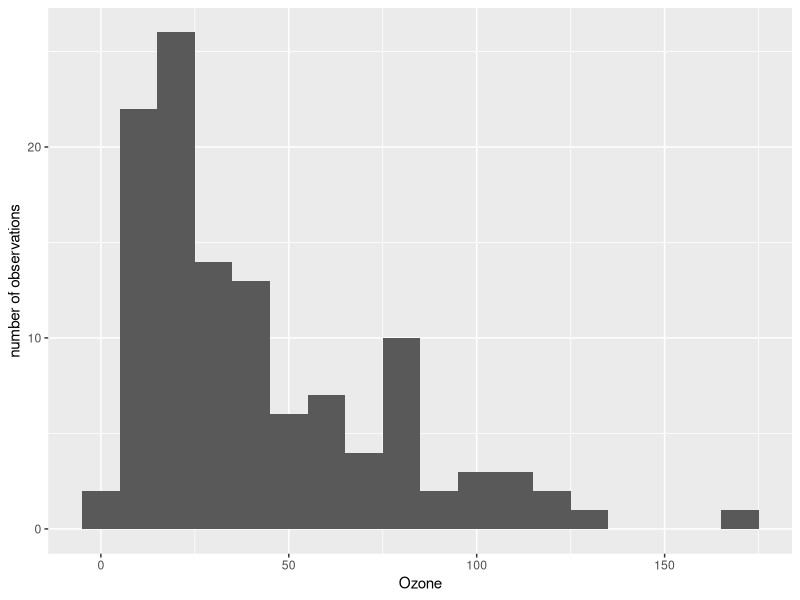
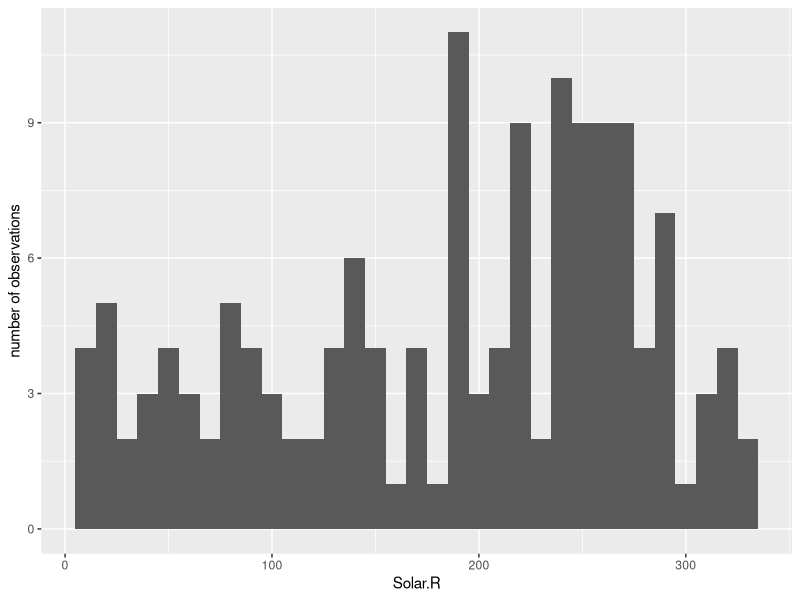
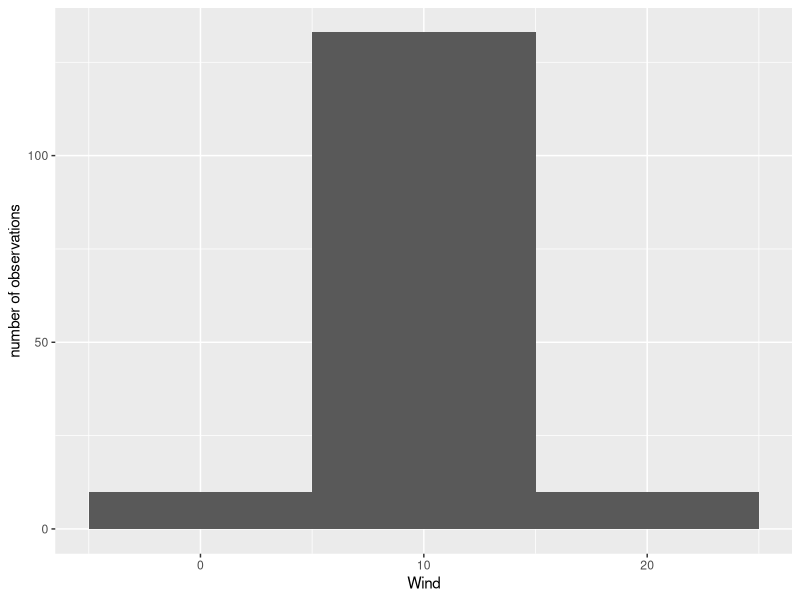
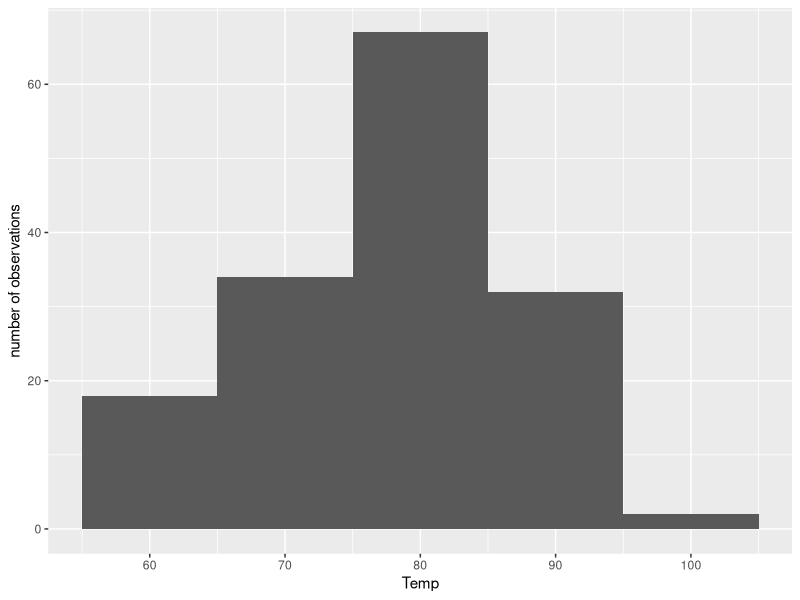
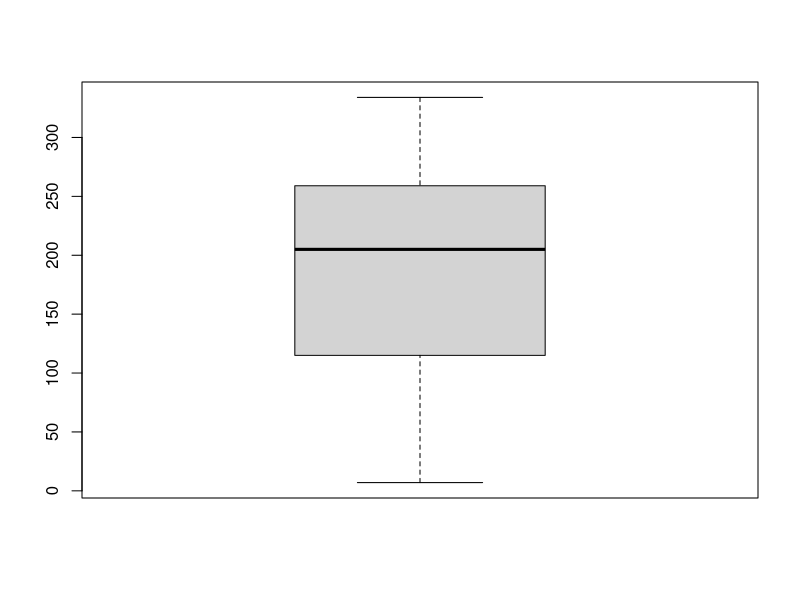
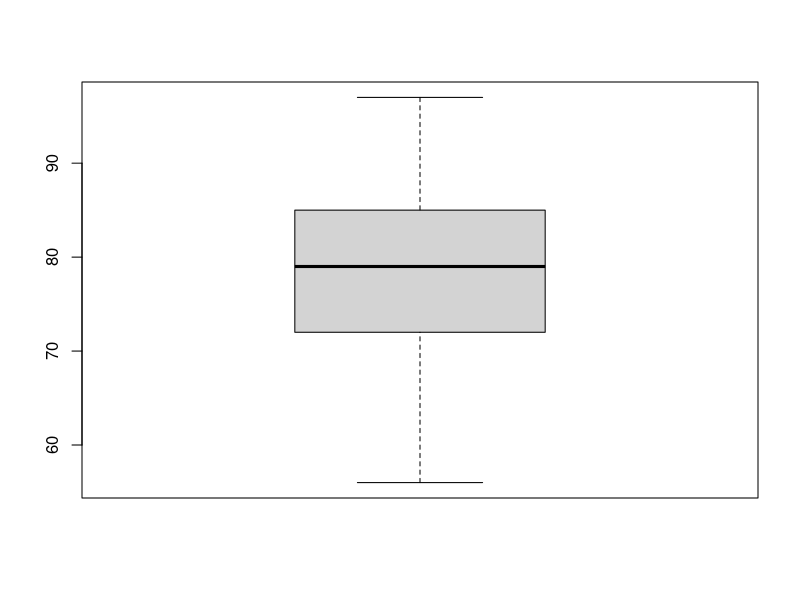
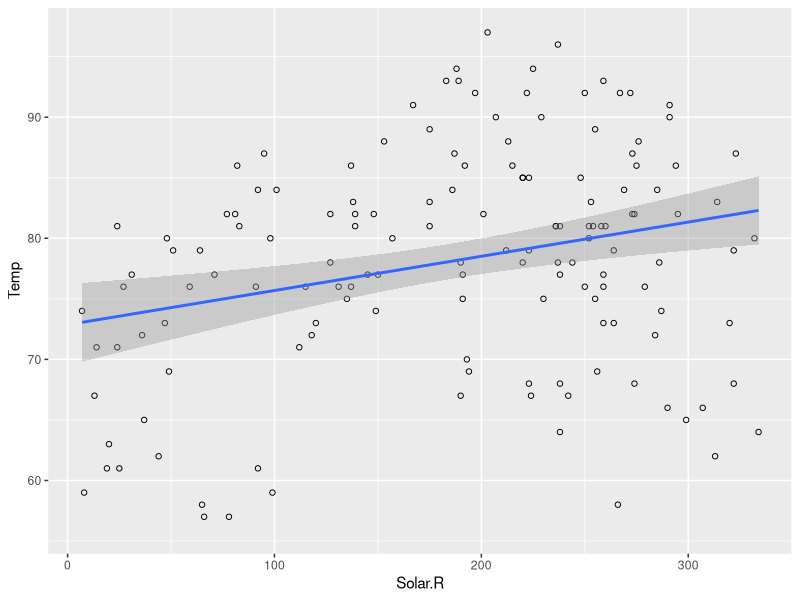
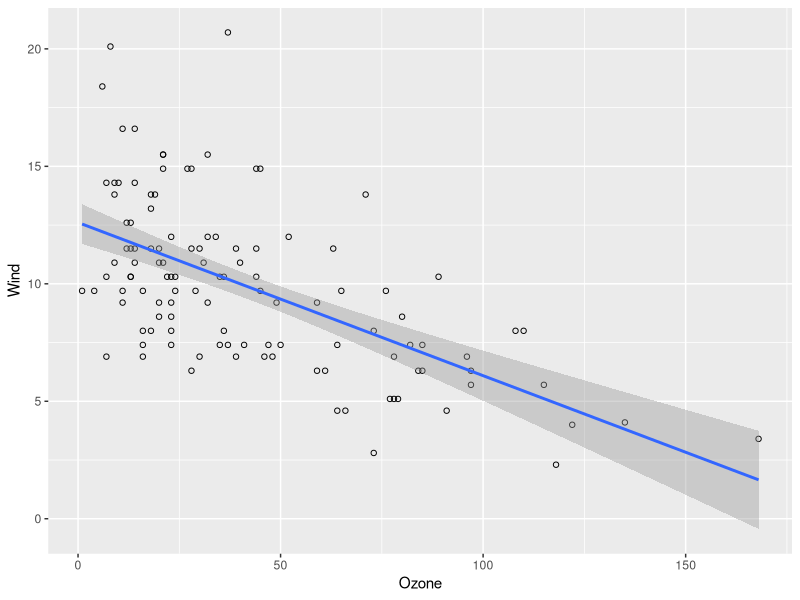

Write the R code that produced these figures, in order.
## ---- chunk 1
library(ggplot2)
library(datasets)
## ---- chunk 2
#This histogram is skewed to the right.
qplot(Ozone, ylab = "number of observations", data = airquality, binwidth = 10) 
#This histogram is skewed to the left. 
qplot(Solar.R, ylab = "number of observations", data = airquality, binwidth = 10)
#There are more observations that have a lower wind speed.
qplot(Wind, ylab = "number of observations", data = airquality, binwidth = 10)
#This histogram is skewed to the left. 
qplot(Temp, ylab = "number of observations", data = airquality,
      binwidth = 10)

## ---- chunk 3
#The mean is at 185.9 Langleys.
boxplot(airquality$`Solar.R`)
#The mean is at 77.88 degrees F
boxplot(airquality$`Temp`)
## ---- chunk 4
summary(airquality)
## ---- chunk 5
#There is absolutely no correlation. 
cor(airquality$`Temp`, airquality$`Solar.R`)

#There is absolutely no correlation.
cor(airquality$`Wind`, airquality$`Ozone`)
## ---- chunk 6
ggplot(data = airquality, aes(x = Solar.R, y = Temp)) + 
geom_point(shape = 1) + 
geom_smooth(method = lm)
## ---- chunk 7
ggplot(data = airquality, aes(x = Ozone, y = Wind)) + 
geom_point(shape = 1) + 
geom_smooth(method = lm)
## ---- chunk 8
ggplot(data = airquality, aes(x = Solar.R, y = Temp)) + 
geom_point(shape = 1) + 
geom_smooth()
## ---- chunk 9
ggplot(data = airquality, aes(x = Ozone, y = Wind)) + 
geom_point(shape = 1) + 
geom_smooth()


#http://rpubs.com/catlin/DPBWeek6
#http://www.cookbook-r.com/Graphs/Scatterplots_(ggplot2)/

